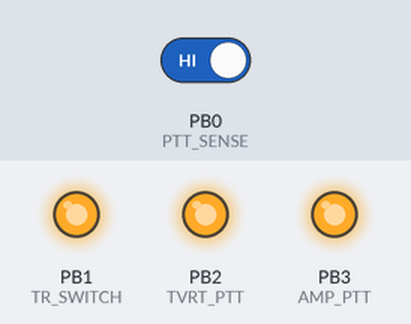
Bench run of a sketch on a simulated ATtiny85, built with avr-gcc and run on an emulated ATtiny85. Shown: output pins drawn as LEDs (lit = HIGH). The test bench sets the inputs (shaded band); at power-on: PB0 (PTT_SENSE) HIGH. Sleep ends after the set time or at an interrupt; pins used as bus, display or sensor lines are not drawn.

Above: at 5.0 s.
5.1 s: PB0 (PTT_SENSE) driven LOW
At 5.25 s:
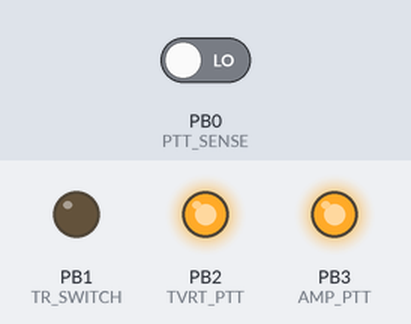
At 5.9 s:
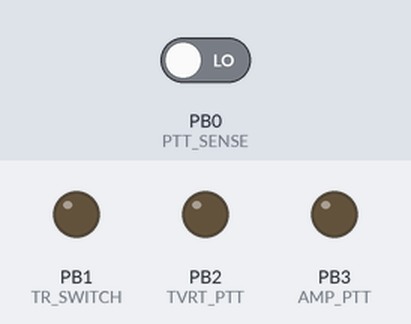
7.0 s: PB0 (PTT_SENSE) driven HIGH
At 8.4 s:
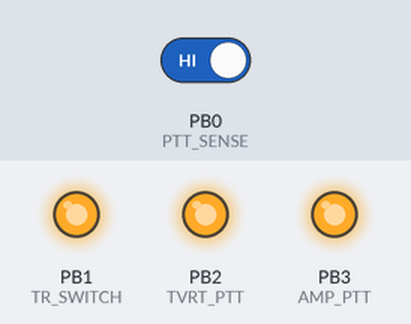
Timing chart, 0 to 10.0 s (numbered marks = the images above; inputs shaded):
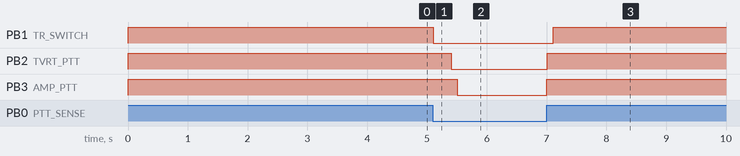

Measured:
- after the input at 5.1 s, PB1 (TR_SWITCH): HIGH → LOW at once; PB2 (TVRT_PTT): HIGH → LOW after 0.31 s; PB3 (AMP_PTT): HIGH → LOW after 0.41 s
- after the input at 7.0 s, PB1 (TR_SWITCH): LOW → HIGH after 0.11 s; PB2 (TVRT_PTT), PB3 (AMP_PTT): LOW → HIGH at once

The sketch:

TRSequencerDigiSpark.ino
```cpp
// (licence header left out)
/*
  A Sequenced T/R Switch

  This sketch senses a HIGH on pin 4 to indicate TRANSMIT
  mode.  (More on this later.)

  On sensing "TRANSMIT" the controller will turn on relay 1
  connected to pin 5.  This should be used to activate
  the RF T/R relay or waveguide switch.   At the same time
  the controller will send a servo command on pin 3 (a PWM
  output) that can be used to drive a servo connected to a
  waveguide switch.

  After a delay of TR2TVRT milliseconds, the controller will
  turn on relay 2 connected to pin 6.  This can be used to
  activate the transmit side of a transverter.

  After a delay of TVRT2AMP milliseconds, the controller will
  turn on relay 3 connected to pin 7.  This can be used to
  activate a transmit amplifier.

  Once the TRANSMIT mode sequence has begun, the controller
  will ignore the pin 4 input until the amplifier relay has
  been activated and AMP2REPOLL milliseconds have elapsed.

  On sensing a LOW on pin 4, the controller initiates the
  sequence to get us into receive mode.

  First, the amplifier relay (relay 3 on pin 7) is turned
  off after a delay of RX2AMP milliseconds.

  Then after a delay of AMP2TVRT milliseconds, relay 2 on
  pin 6 is turned off.

  Then after a delay of TVRT2TR milliseconds, relay 1 on
  pin 5 is turned off, and the servo is returned to its
  0 setting.


*/

// #include <Servo.h>

// PTT in is pin PB0 (pin 5)

// Mark II version uses interrupts and power saving to
// turn off the clock when we aren't in TR switch mode.
#define __AVR_ATtiny85__
// need to define ATtiny85 to get the sleep macros....
#include <avr/interrupt.h>
#include <avr/sleep.h>

int saw_int;


#define PTT_SENSE 0
#define TR_SWITCH 1
#define TVRT_PTT 2
#define AMP_POWER 4
#define AMP_PTT 3

#define TR2TVRT 300
#define TVRT2AMP 100
#define AMP2REPOLL 500

#define RX2AMP 0
#define AMP2TVRT 2
#define TVRT2TR 100

// Servo TR_Servo;
void system_sleep()
{
  MCUCR = 0x20 | 0x10;
  sleep_cpu();
}

void setup() {
  // put your setup code here, to run once:
  pinMode(PTT_SENSE, INPUT);
  pinMode(TR_SWITCH, OUTPUT);
  pinMode(TVRT_PTT, OUTPUT);
  pinMode(AMP_POWER, OUTPUT);
  pinMode(AMP_PTT, OUTPUT);
  //TR_Servo.attach(SERVO_PIN);

  digitalWrite(TR_SWITCH, HIGH);
  digitalWrite(TVRT_PTT, HIGH);
  digitalWrite(AMP_POWER, HIGH);
  digitalWrite(AMP_PTT, HIGH);
  //TR_Servo.write(0);
  //TR_Servo.detach();

  // now turn on interrupt stuff
  GIMSK = 0x20;
  PCMSK = 0x01;
  saw_int = 0;
  sei(); // enable interrupts
  system_sleep(); // doze...
}

ISR(PCINT0_vect) {
  saw_int = 1;
}

#define DEBOUNCE_DELAY 5

void loop() {
  // put your main code here, to run repeatedly:
  int ptt = digitalRead(PTT_SENSE);

  if(ptt == LOW) {
    delay(DEBOUNCE_DELAY);
    ptt = digitalRead(PTT_SENSE);
    if(ptt == LOW) {
      // TR_Servo.attach(SERVO_PIN);
        // TR_Servo.write(90);
        digitalWrite(TR_SWITCH, LOW);
        delay(TR2TVRT);
        digitalWrite(TVRT_PTT, LOW);
        delay(TVRT2AMP);
        digitalWrite(AMP_POWER, LOW);
        digitalWrite(AMP_PTT, LOW);
        delay(AMP2REPOLL);
    }
  }
  else {
    delay(DEBOUNCE_DELAY);
    ptt = digitalRead(PTT_SENSE);
    if(ptt == HIGH) {
        //TR_Servo.attach(SERVO_PIN);
        delay(RX2AMP);
        // TR_Servo.write(0);
        digitalWrite(AMP_POWER, HIGH);
        digitalWrite(AMP_PTT, HIGH);
        delay(AMP2TVRT);
        digitalWrite(TVRT_PTT, HIGH);
        delay(TVRT2TR);
        digitalWrite(TR_SWITCH, HIGH);
        delay(AMP2REPOLL);
//        TR_Servo.detach();
    }
  }

  // now sleep.
  system_sleep();
}
```
